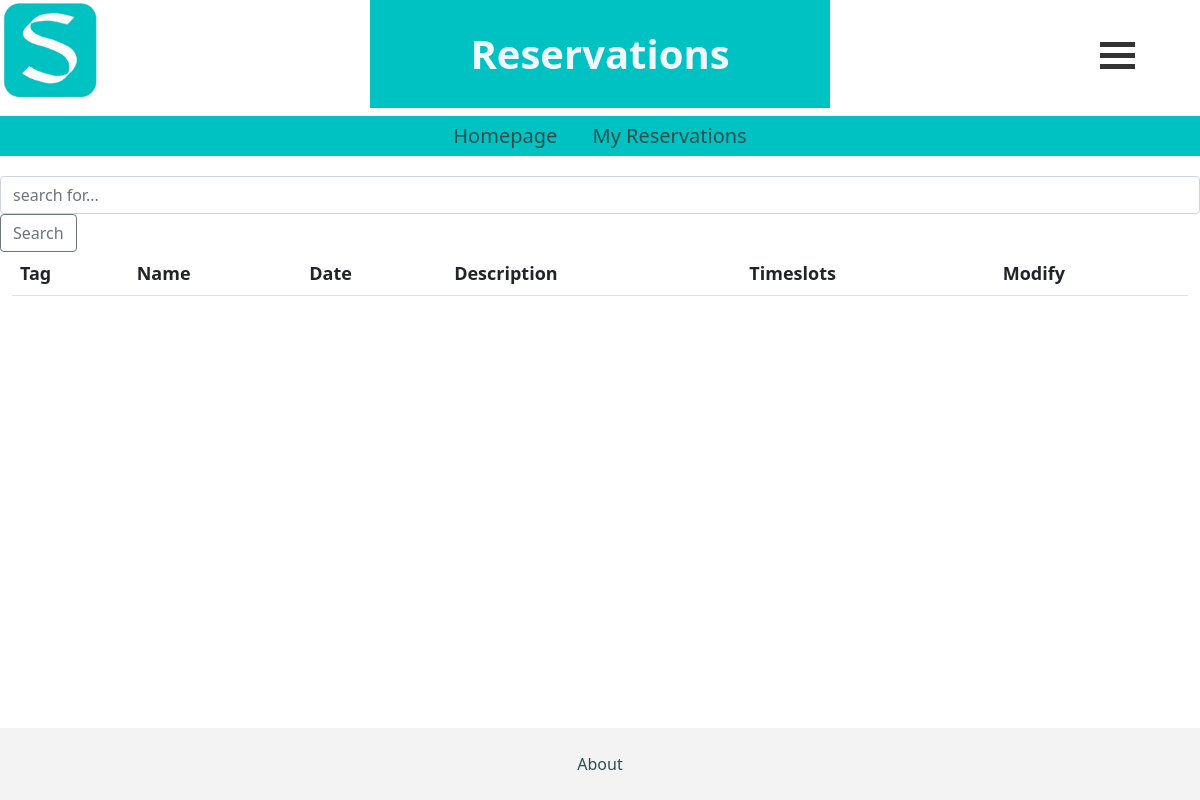
/respage/5, run on an earlier commit of the app's database.
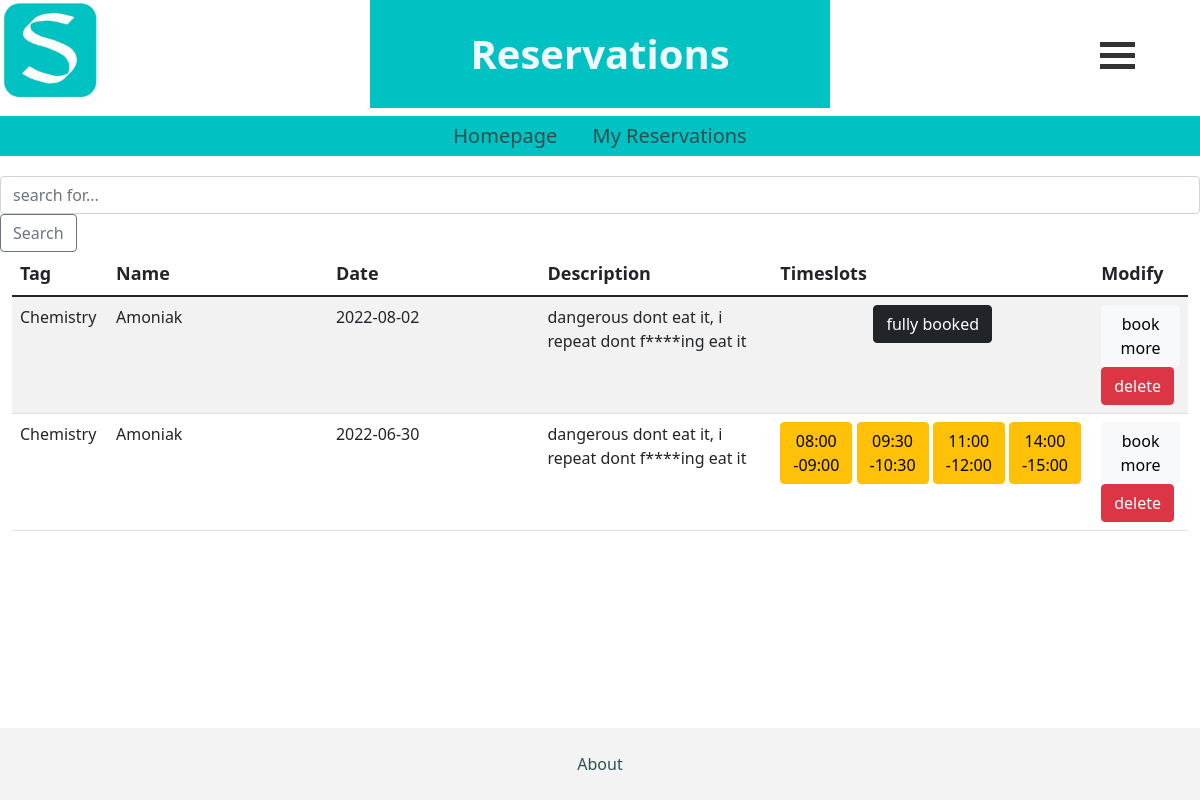
And on a later commit of the database.
### firstapp/models.py (models this page shows, shortened)
class Users_reservations_dict(models.Model):
    reservation = models.ForeignKey(Reservation, on_delete=models.CASCADE)
    user = models.ForeignKey(User, on_delete=models.CASCADE)
    not_av_slots = models.JSONField(null=True)
    class Meta:
        constraints = [
            models.UniqueConstraint(
                fields=['reservation', 'user'], name='unique_user_reservation')
        ]

class Reservation(models.Model):
    clusterr = models.ForeignKey(Cluster, on_delete=models.CASCADE)
    cluster_title = models.CharField(max_length=100)
    date = models.CharField(max_length=100)
    not_av_slots = models.JSONField(null=True)
    av_slots = models.JSONField(null=True)
    user = models.ForeignKey(User, on_delete=models.CASCADE)
    class Meta:
        constraints = [
            models.UniqueConstraint(
                fields=['clusterr', 'date'], name='unique_reservation')
        ]

class Cluster(models.Model):
    tag_choice = (
        ('Art' , 'Art'),
        ('Chemistry' , 'Chemistry'),
        ('Technical Devices' , 'Technical Devices'),
        ('Cooking' , 'Cooking'),
        ('Music' , 'Music'),
    )
    tag_system = models.CharField(max_length=30, blank=True, choices=tag_choice)
    title = models.CharField(max_length=250)
    Beschreibung = models.CharField(max_length=250)
    availability = models.BooleanField()

### firstapp/views.py (the view)
# urls.py: path('respage/<int:user_id>', views.ResPage, name='ResPage'),
def ResPage(request, user_id):
    n = User.objects.get(pk=user_id)
    reserved_objs = Users_reservations_dict.objects.filter(user = n)
    contextt = {'res_objs': reserved_objs,
                }
    return render(request, 'firstapp/ReservierteTermine.html', contextt)

### firstapp/templates/firstapp/ReservierteTermine.html (shortened to what this page needs)
{% extends 'firstapp/base.html' %}
{% load static %}
{% block body %}
<div class="d-flex justify-content-between ">
    <div>
      <img class="logo" src="{% static 'images/logo.jpg'%}" alt="logo" onclick="javascript:window.location='http://127.0.0.1:8000/cls/';" on/>
    </div>
    <div>
      <h1 id="sitename"><b> Reservations </b></h1>
    </div>
    <div class="dropstart col-1 align-self-center">
      <div class="menu" id="dropdownMenu" data-bs-toggle="dropdown" aria-expanded="false" onclick="transformFunction(this)">
        <div class="menuBar1"></div>
        <div class="menuBar2"></div>
        <div class="menuBar3"></div>
      </div>
    </div>
  </div>
<nav>
    <a href="{% url 'homestudi' %}">Homepage</a>
    <a href="{% url 'ResPage' user.id %}">My Reservations</a>
</nav>
<div>
    <form class="form-inline my-2 my-lg-0">
        <input class="form-control mr-sm2" name="suche" type="search" placeholder="search for..." aria-lable="Search">
        <button class="btn btn-outline-secondary" type="submit">Search</button>
    </form>
</div>
<div class="container-fluid">
    <div class="table-responsive">
        <table id="mainTable" class="table table-striped table-hover">
            <thead>
                <tr>
                    <th>Tag</th>
                    <th>Name</th>
                    <th>Date</th>
                    <th>Description</th>
                    <th>Timeslots</th>
                    <th>Modify</th>
                </tr>
            </thead>
            <tbody>
                {% for dt in res_objs %}
                <tr>
                    <td class="col-lg-1">{{dt.reservation.clusterr.tag_system}}</td>
                    <td class="col-lg-3">{{dt.reservation.clusterr.title}}</td>
                    <td class="col-lg-3">{{dt.reservation.date}}</td>
                    <td class="col-lg-3">{{dt.reservation.clusterr.Beschreibung}}</td>
                    {% if dt.not_av_slots|length == 7 %}
                    <td>
                        <div class="row">
                            <div class="col-sm-12"
                                style="display: flex; flex-direction: row;justify-content: center;align-items:center;">
                                <button class="btn btn-dark" href="" role="button">fully booked</button>
                            </div>
                        </div>
                    </td>
                    {%else%}
                    <td>
                        <div class="row">
                            <div class="col-sm-12"
                                style="display: flex; flex-direction: row;justify-content: center;align-items:center;">
                                {% for sl in dt.not_av_slots %}
                                <a class="btn btn-warning" href="{% url 'deleteSlot' dt.id sl %}" role="button">{{sl}}</a> &nbsp
                                {% endfor %}
                            </div>
                        </div>
                    </td>
                    {% endif %}
                    <td class="col-lg-1">
                        <a class="btn btn-light" href="{% url 'book' dt.reservation.clusterr.id user.id %}"
                            role="button">book more</a>
                            <a class="btn btn-danger" href="{% url 'deleteReservation' dt.id %}"
                            role="button">delete</a>
                    </td>
                </tr>
                {% endfor %}
            </tbody>
        </table>
    </div>
</div>
{% endblock body %}

### firstapp/templates/firstapp/base.html (shortened to what this page needs)
{% load static %}
<!DOCTYPE html>
<html lang="en">
<head>
    <link href="https://cdn.jsdelivr.net/npm/bootstrap@5.1.3/dist/css/bootstrap.min.css"
          rel="stylesheet"
>
</head>
<body>
{% block body %}
{% endblock body %}
<footer class="footer">
    <div class="text-center p-4" style="background-color: rgba(22, 21, 21, 0.05);">
        <a href="{% url 'Impressum' %}">About</a>
    </div>
</footer>
</body>

### firstapp/templates/firstapp/ReservierteTermine.html (style rules this page uses)
h1 { padding: 20px; text-align: left; text-decoration-color: aqua; font-size: 40px; background-color: rgb(0, 194, 194); }

### firstapp/templates/firstapp/base.html (style rules this page uses)
#sitename { padding: 30px 100px; color: aliceblue; background-color: rgb(0, 194, 194); font-size: 40px; text-align: center; }
.logo { width: 100px; height: 100px; cursor: pointer; margin: 0px, 0px, 0px, 10px; }
nav { padding: 5px; margin: 0 0 20px; text-align: center; font-size: 20px; width: 100%; background-color: rgb(0, 194, 194); color: black; }
a { color:darkslategrey; padding-left: 15px; padding-right: 15px; text-decoration: none; }
th { font-size: 18px; }
html { position: relative; min-height: 100%; }
body { margin-bottom: 100px; }
.footer { position: absolute; bottom: 0; width: 100%; }
.menu { display: inline-block; cursor: pointer; }
.menuBar1, .menuBar2, .menuBar3 { width: 35px; height: 5px; background-color: #333; margin: 6px 0; transition: 0.4s; }

What changed in the data, as far as the page shows it:
added Users_reservations_dict: reservation.clusterr.tag_system "Chemistry", reservation.clusterr "Amoniak", reservation "2022-08-02", reservation.clusterr.Beschreibung "dangerous dont eat it, i repeat dont f****ing eat it", shows "fully booked"
added Users_reservations_dict: reservation.clusterr.tag_system "Chemistry", reservation.clusterr "Amoniak", reservation "2022-06-30", reservation.clusterr.Beschreibung "dangerous dont eat it, i repeat dont f****ing eat it", not_av_slots "08:00 -09:00" "09:30 -10:30" "11:00 -12:00" "14:00 -15:00"
